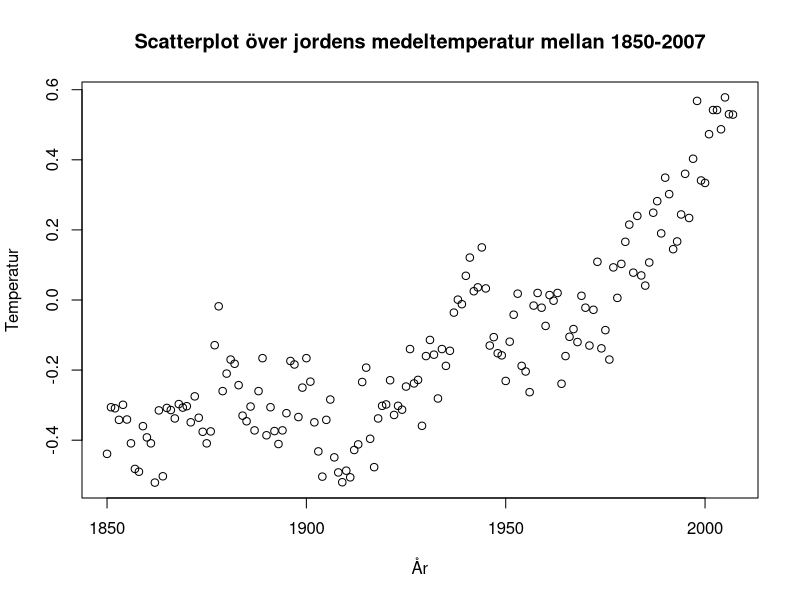
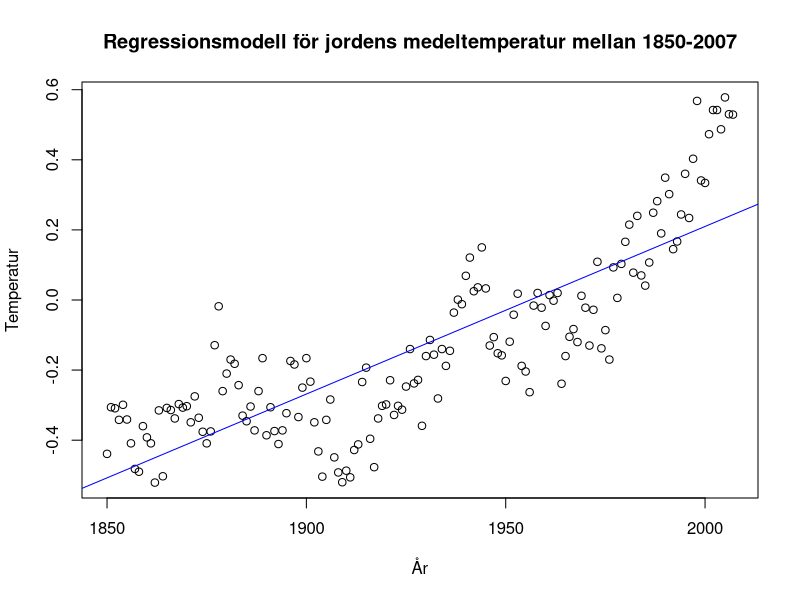
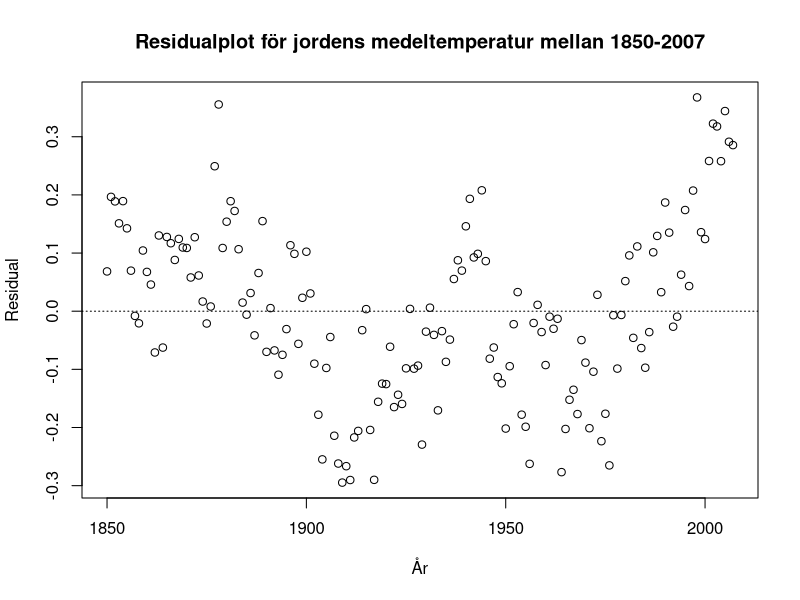
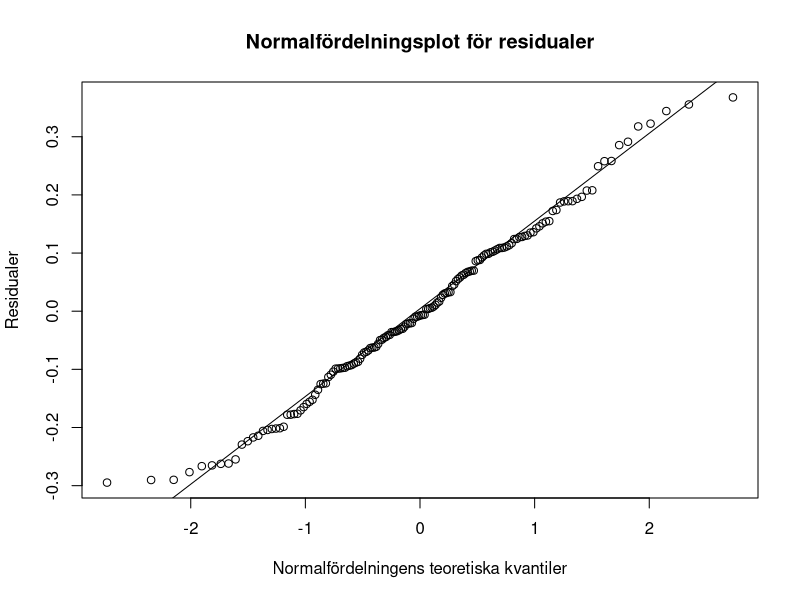
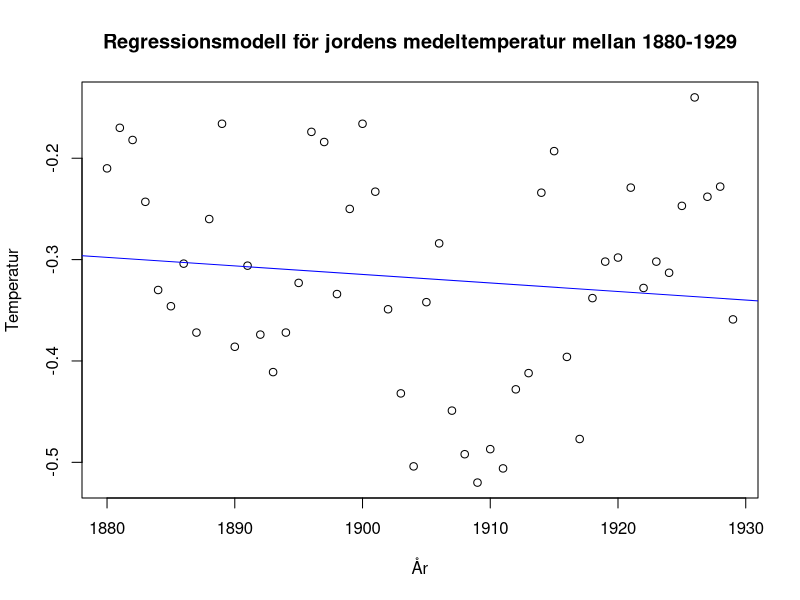
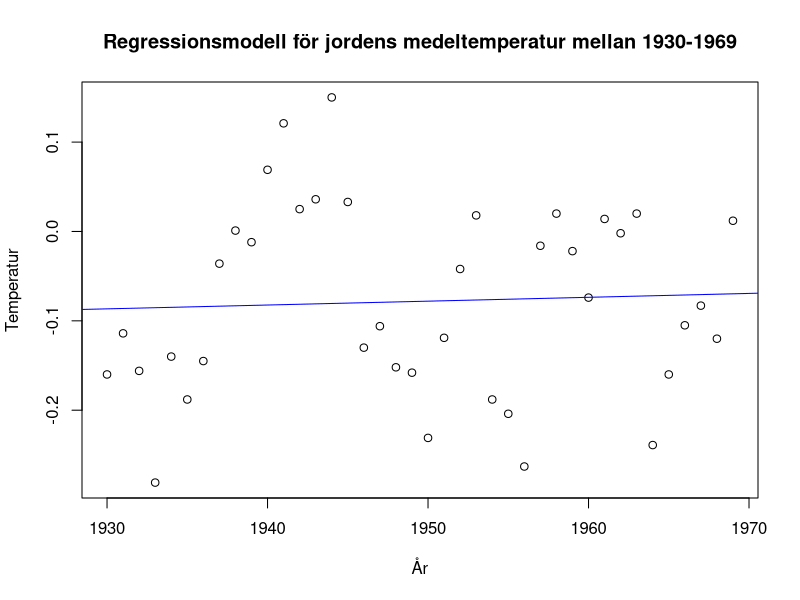
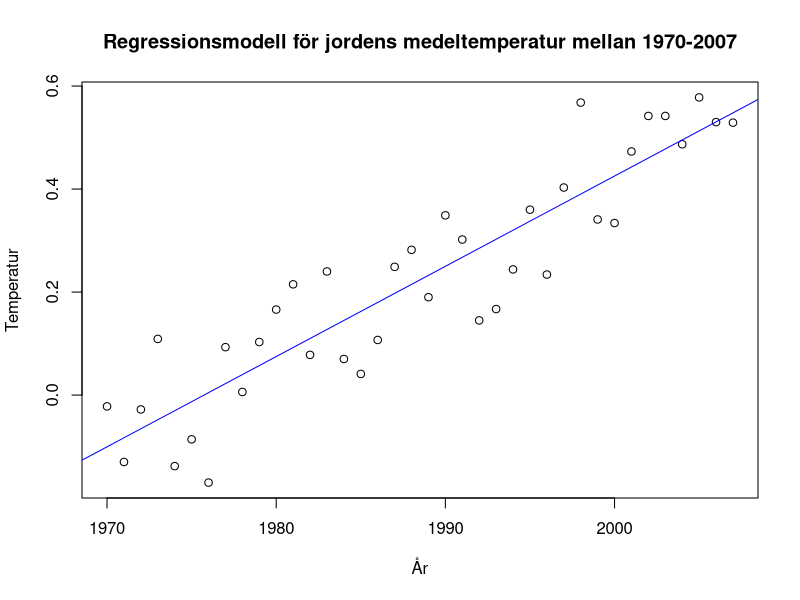

Write the R code that produced these figures, in order. (Note: this script raises an error after producing the figures.)
## ---- chunk 1
df <- read.csv("temperatur.csv", header = TRUE)
plot(df$år, df$temperatur, xlab = "År", ylab = "Temperatur",main = 'Scatterplot över jordens medeltemperatur mellan 1850-2007')
## ---- chunk 2
df <- read.csv("temperatur.csv", header = TRUE)
modell <- lm(temperatur ~ år, data = df)
summary(modell)
plot(df$år, df$temperatur, xlab = "År", ylab = "Temperatur",main = 'Regressionsmodell för jordens medeltemperatur mellan 1850-2007')
abline(modell, col = "blue")
## ---- chunk 3
residual <- modell$residuals
plot(df$år, residual, xlab ="År", ylab="Residual", main = 'Residualplot för jordens medeltemperatur mellan 1850-2007')
abline(a = 0, b = 0, lty = "dotted")
## ---- chunk 4
qqnorm(residual,main = 'Normalfördelningsplot för residualer',xlab = 'Normalfördelningens teoretiska kvantiler', ylab = 'Residualer')
qqline(residual)
## ---- chunk 5
df1 <- subset(df, år >= 1880 & år <=1929)
modell1 <- lm(temperatur ~ år, data = df1)
summary(modell1)
plot(df1$år, df1$temperatur, xlab = "År", ylab = "Temperatur",main = 'Regressionsmodell för jordens medeltemperatur mellan 1880-1929')
abline(modell1, col = "blue")
## ---- chunk 6
df2 <- subset(df, år >= 1930 & år <=1969)
modell2 <- lm(temperatur ~  år, data = df2)
summary(modell2)
plot(df2$år, df2$temperatur, xlab = "År", ylab = "Temperatur",main = 'Regressionsmodell för jordens medeltemperatur mellan 1930-1969')
abline(modell2, col = "blue")
## ---- chunk 7
df3 <- subset(df, år >= 1970 & år <=2007)
modell3 <- lm(temperatur ~ år, data = df3)
summary(modell3)
plot(df3$år, df3$temperatur, xlab = "År", ylab = "Temperatur",main = 'Regressionsmodell för jordens medeltemperatur mellan 1970-2007')
abline(modell3, col = "blue")
## ---- chunk 8
p_value <- summary(modell3)$coefficients[2, 4]
print(p_value/2)
## ---- chunk 9
df_test <- read.csv("temperatur_test.csv", header = TRUE)
y_actual<- df_test$temperatur
y_pred <- pred[,1]
pred <- predict(modell, newdata = df_test, interval = "predict")
mse <- function(y_actual, y_pred){
diff <- y_actual - y_pred
sqr_diff <- diff^2
mse <- mean(sqr_diff)
return(mse)}
model_mse <- mse(y_actual,y_pred)
model_rmse1 = sqrt(model_mse)
print(paste('RMSE:',model_rmse1))
## ---- chunk 10
df_test <- read.csv("temperatur_test.csv", header = TRUE)
y_actual<- df_test$temperatur
pred <- predict(modell3, newdata = df_test, interval = "predict")
y_pred <- pred[,1]
mse <- function(y_actual, y_pred){
diff <- y_actual - y_pred
sqr_diff <- diff^2
mse <- mean(sqr_diff)
return(mse)}
model_mse <- mse(y_actual,y_pred)
model_rmse2 = sqrt(model_mse)
print(paste('RMSE:',model_rmse2))
## ---- chunk 11
df_test <- read.csv("temperatur_test.csv", header = TRUE)
y_actual<- df3$temperatur
pred <- predict(modell, newdata = df3, interval = "predict")
y_pred <- pred[,1]
mse <- function(y_actual, y_pred){
diff <- y_actual - y_pred
sqr_diff <- diff^2
mse <- mean(sqr_diff)
return(mse)}
model_mse <- mse(y_actual,y_pred)
model_rmse3 = sqrt(model_mse)
print(paste('RMSE:',model_rmse3))
## ---- chunk 12
df_test <- read.csv("temperatur_test.csv", header = TRUE)
y_actual<- df3$temperatur
pred <- predict(modell3, newdata = df3, interval = "predict")
y_pred <- pred[,1]
mse <- function(y_actual, y_pred){
diff <- y_actual - y_pred
sqr_diff <- diff^2
mse <- mean(sqr_diff)
return(mse)}
model_mse <- mse(y_actual,y_pred)
model_rmse4 = sqrt(model_mse)
print(paste('RMSE:',model_rmse4))
## ---- chunk 13
rmse_table <- data.frame(
  Prediktionsintervall = c("2008–2022", "2008-2022", 
            "1970-2007", "1970–2007"),
  Modell = c("1850-2007", "1970-2007", 
            "1850-2007", "1970-2007"),
  RMSE = round(c(model_rmse1, model_rmse2, 
           model_rmse3, model_rmse4),5))
knitr::kable(rmse_table, caption = "RMSE-värden för modeller")
## ---- chunk 14
df_test <- read.csv("temperatur_test.csv", header = TRUE)
y_actual<- df3$temperatur
pred <- predict(modell3, newdata = df_test, interval = "predict")
y_pred <- pred[,1]
interval_lower <- pred[,2]
interval_upper <- pred[,3]
plot(df_test$år,df_test$temperatur,xlab = 'År',ylab = 'Förväntad temperatur',ylim = c(-0.5,1))
lines(df_test$år,interval_lower, col = 'red',lty = 'dashed')
lines(df_test$år,interval_upper,col = 'red', lty = 'dashed')
abline(modell3, col = 'blue')
## ---- chunk 15
plot(df_test$år, y_pred_3, xlab = "År", ylab = "Förväntad temperatur", ylim = c(0,1.5))
points(df_test$år, df_test$temperatur, pch = 16, col = "black")
lines(df_test$år,interval_lower, col = "red", lty = "dashed")
lines(df_test$år, interval_upper, col = "red", lty = "dashed")
abline(modell3, col = "blue")
